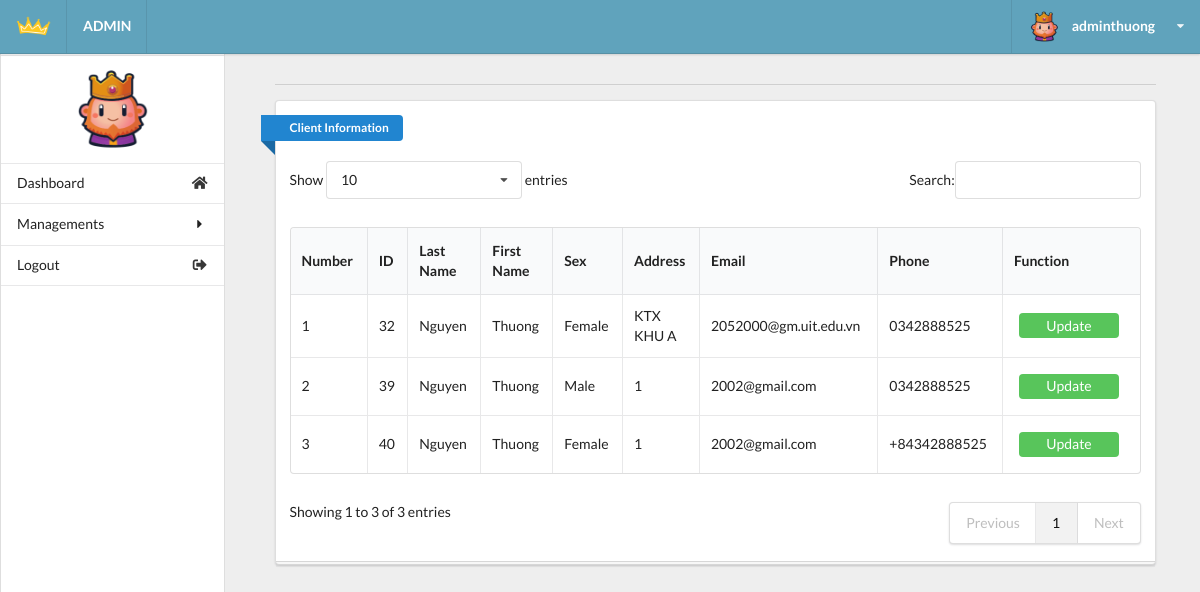
Before: /admin/admin.php?act=client (signed in) with the older database file.
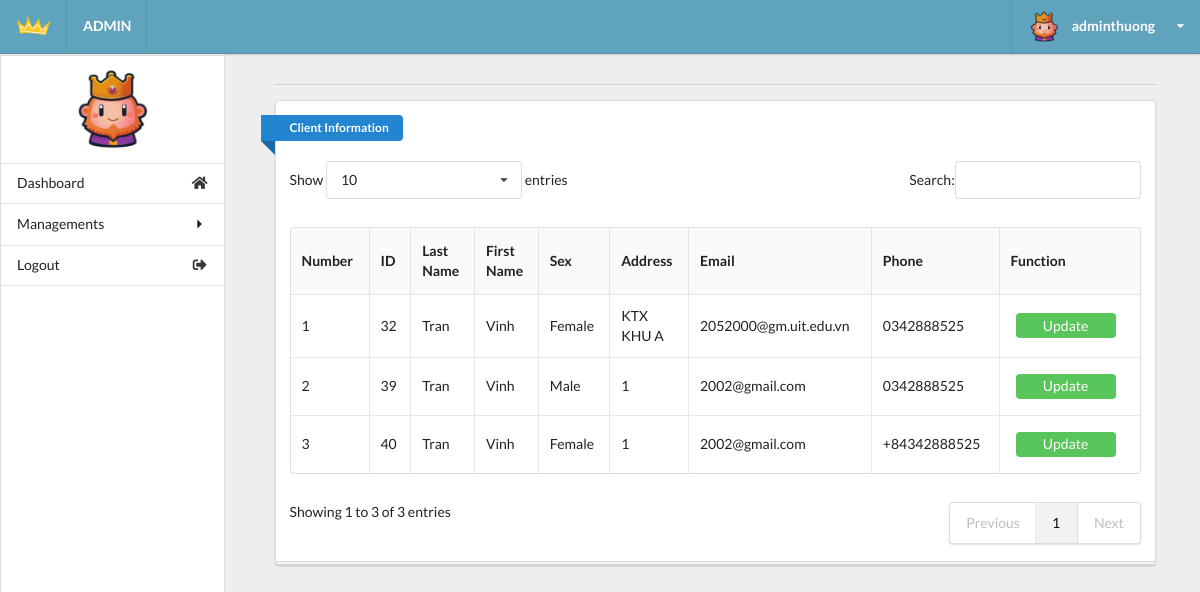
After: the same page with the newer database file.
### tables this page shows
CREATE TABLE `tbl_client` (
  `id` int(11) NOT NULL,
  `fname` varchar(50) NOT NULL,
  `lname` varchar(50) NOT NULL,
  `sex` tinyint(1) NOT NULL,
  `address` varchar(255) NOT NULL,
  `email` varchar(50) NOT NULL,
  `phone` varchar(13) NOT NULL,
  `user` varchar(255) NOT NULL,
  `password` varchar(255) NOT NULL,
  `ban` tinyint(4) NOT NULL DEFAULT 0
);

### model/clientdb.php (called while the page is built, shortened)
<?php
function getall_client(){
    $conn=connectdb();
    $stmt = $conn->prepare("SELECT * FROM tbl_client");
    $stmt->execute();
    $kq=$stmt->fetchAll();
    return $kq;
}
?>

### admin/client.php (the view, shortened to what this page needs)
<div class="right floated thirteen wide computer sixteen wide phone column" id="content">
    <div class="ui container grid">
        <div class="row">
            <div class="fifteen wide computer sixteen wide phone centered column center-table">
                <div class="ui divider"></div>
                <div class="ui grid">
                    <div class="sixteen wide computer sixteen wide phone centered column">
                        <div class="ui stacked segment">
                            <div class="ui blue ribbon icon label">Client Information</div>
                            <br><br>
                            <table id="example" class="ui celled table responsive nowrap unstackable"
                                style="width:100%">
                                <thead>
                                    <tr>
                                        <th>Number</th>
                                        <th>ID</th>
                                        <th>Last Name</th>
                                        <th>First Name</th>
                                        <th>Sex</th>
                                        <th>Address</th>
                                        <th>Email</th>
                                        <th>Phone</th>
                                        <th>Function</th>
                                    </tr>
                                </thead>
                                <?php
                  if (isset($kq) && (count($kq) > 0)) {
                    $i = 1;
                    foreach ($kq as $client) {
                      $sex='';
                      if($client['sex']==1)
                      {
                        $sex='Male';
                      }
                      elseif($client['sex']==2)
                      {
                        $sex='Female';
                      }
                      elseif($client['sex']==3)
                      {
                        $sex='Other';
                      }
                      else
                      {
                        $sex='None';
                      }
                      echo '
                        <tr>
                          <td>'.$i.'</td>
                          <td>'.$client['id'].'</td>
                          <td>'.$client['lname'].'</td>
                          <td>'.$client['fname'].'</td>
                          <td>'.$sex.'</td>
                          <td>'.$client['address'].'</td>
                          <td>'.$client['email'].'</td>
                          <td>'.$client['phone'].'</td>
                          <td>
                            <button  class="button-update"><a class="change-a" href="admin.php?act=updateform_client&id='.$client['id'].'">Update</a></button>
                          </td>
                        </tr>';
                      $i++;
                    }
                  }
                ?>
                            </table>
                        </div>
                    </div>
                </div>
            </div>
        </div>
    </div>
</div>
</div>
</body>
</html>

Changed rows visible on the page:
changed tbl_client "KTX KHU A": lname "Nguyen" → "Tran"; fname "Thuong" → "Vinh"
changed tbl_client "Male": lname "Nguyen" → "Tran"; fname "Thuong" → "Vinh"
changed tbl_client id 40: lname "Nguyen" → "Tran"; fname "Thuong" → "Vinh"
